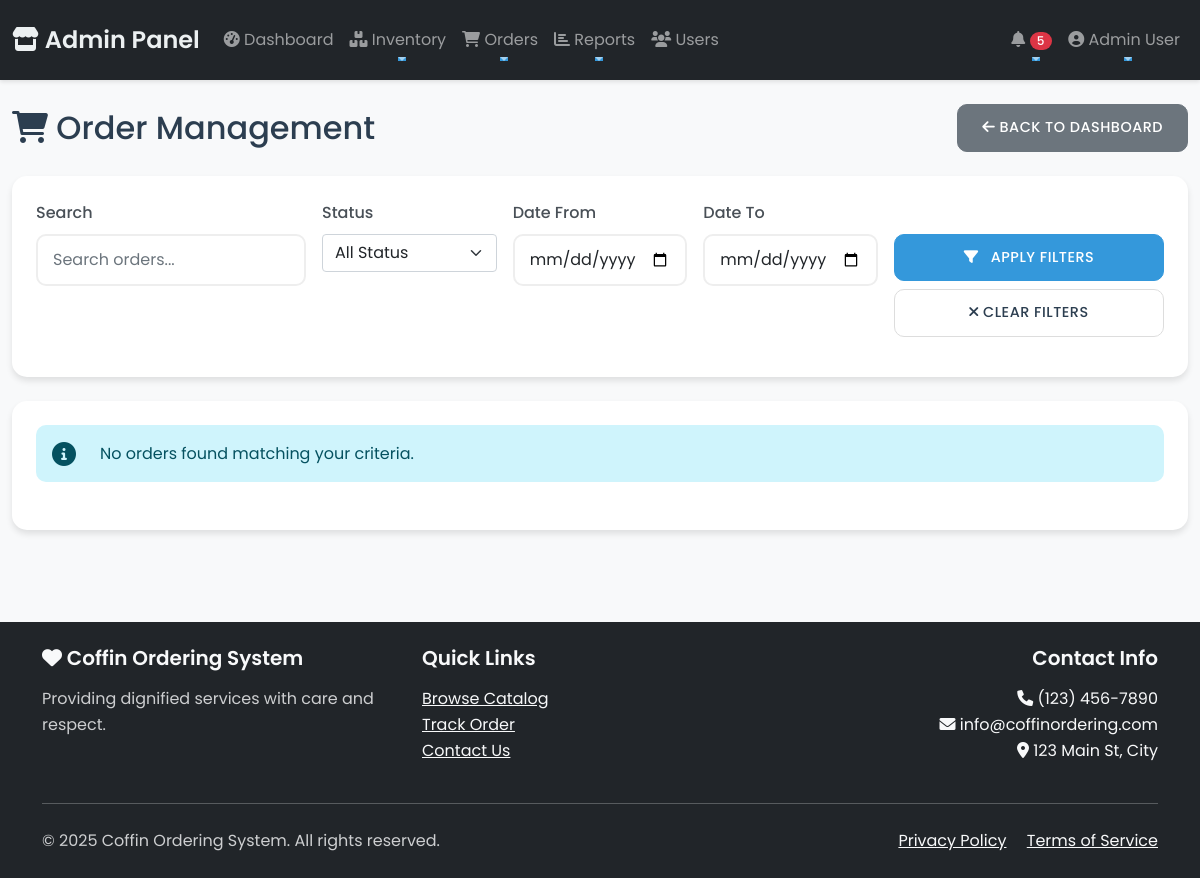
Page /public/admin/manage_orders.php (signed in) on the earlier database version.
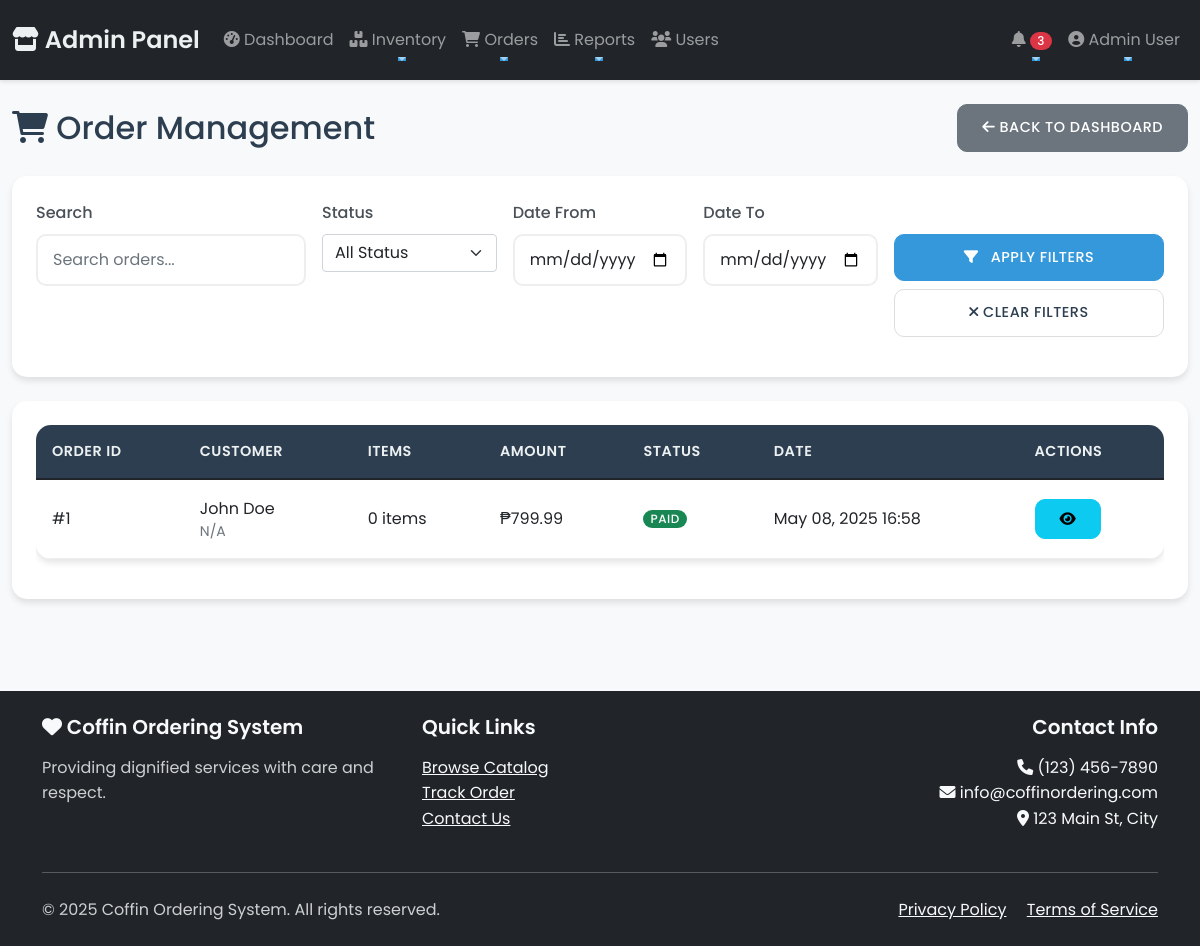
Same page on the later database version.
### tables this page shows
CREATE TABLE `orders` (
  `id` int(11) NOT NULL,
  `user_id` int(11) NOT NULL,
  `coffin_id` int(11) NOT NULL,
  `order_number` varchar(20) NOT NULL,
  `quantity` int(11) NOT NULL DEFAULT 1,
  `total_amount` decimal(10,2) NOT NULL,
  `status` enum('pending','processing','delivered','cancelled') DEFAULT 'pending',
  `is_paid` tinyint(1) DEFAULT 0,
  `delivery_date` date NOT NULL,
  `notes` text DEFAULT NULL,
  `created_at` timestamp NOT NULL DEFAULT current_timestamp(),
  `updated_at` timestamp NOT NULL DEFAULT current_timestamp() ON UPDATE current_timestamp(),
  `payment_status` enum('pending','paid','cancelled') NOT NULL DEFAULT 'pending'
);

### public/admin/manage_orders.php (the view, shortened to what the changed rows need)
<?php
require_once '../../config/db.php';
echo '<link rel="stylesheet" href="https://cdn.jsdelivr.net/npm/sweetalert2@11.7.32/dist/sweetalert2.min.css">';
$sql = "SELECT o.*,
               COALESCE(u.name, 'N/A') as customer_name,
               COALESCE(u.phone, 'N/A') as customer_phone,
               COUNT(oi.id) as item_count
        FROM orders o
        JOIN users u ON o.user_id = u.id
        LEFT JOIN order_items oi ON o.id = oi.order_id
        WHERE 1=1";
$params = [];
$sql .= " GROUP BY o.id ORDER BY o.created_at DESC";
$stmt = $pdo->prepare($sql);
$stmt->execute($params);
$orders = $stmt->fetchAll();
include 'includes/admin_nav.php';
?>
<div class="container-fluid py-4">
    <div class="row mb-4">
        <div class="col-12">
            <div class="d-flex justify-content-between align-items-center">
                <h2 class="mb-0">
                    <i class="fas fa-shopping-cart"></i> Order Management
                </h2>
            </div>
        </div>
    </div>
    <div class="card">
        <div class="card-body">
            <?php if (empty($orders)): ?>
                <div class="alert alert-info">
                    <i class="fas fa-info-circle"></i> No orders found matching your criteria.
                </div>
            <?php else: ?>
                <div class="table-responsive">
                    <table class="table table-hover">
                        <thead>
                            <tr>
                                <th>Order ID</th>
                                <th>Customer</th>
                                <th>Items</th>
                                <th>Amount</th>
                                <th>Status</th>
                                <th>Date</th>
                                <th>Actions</th>
                            </tr>
                        </thead>
                        <tbody>
                            <?php foreach ($orders as $order): ?>
                                <tr>
                                    <td>#<?= $order['id'] ?></td>
                                    <td>
                                        <?= htmlspecialchars($order['customer_name'] ?? 'N/A') ?><br>
                                        <small class="text-muted"><?= htmlspecialchars($order['customer_phone'] ?? 'N/A') ?></small>
                                    </td>
                                    <td><?= number_format($order['item_count']) ?> items</td>
                                    <td>₱<?= number_format($order['total_amount'], 2) ?></td>
                                    <td>
                                        <span class="badge bg-<?= $order['payment_status'] === 'paid' ? 'success' :
                                            ($order['payment_status'] === 'cancelled' ? 'danger' : 'warning') ?>">
                                            <?= ucfirst($order['payment_status']) ?>
                                        </span>
                                    </td>
                                    <td><?= date('M d, Y H:i', strtotime($order['created_at'])) ?></td>
                                    <td>
                                        <div class="btn-group">
                                            <button type="button"
                                                    class="btn btn-sm btn-info"
                                                    onclick="viewOrderDetails(<?= $order['id'] ?>)"
                                                    title="View Details">
                                                <i class="fas fa-eye"></i>
                                            </button>
                                        </div>
                                    </td>
                                </tr>
                            <?php endforeach; ?>
                        </tbody>
                    </table>
                </div>
            <?php endif; ?>
        </div>
    </div>
</div>
<?php include '../../includes/footer.php'; ?>

### public/admin/includes/admin_nav.php (shortened to what the changed rows need)
<?php
$low_stock_count = 0;
$pending_orders_count = 0;
try {
    $stmt = $pdo->prepare("
        SELECT COUNT(*)
        FROM coffins
        WHERE stock_quantity <= low_stock_threshold
    ");
    $stmt->execute();
    $low_stock_count = $stmt->fetchColumn();
    $stmt = $pdo->prepare("
        SELECT COUNT(*)
        FROM orders
        WHERE payment_status = 'pending'
    ");
    $stmt->execute();
    $pending_orders_count = $stmt->fetchColumn();
} catch (PDOException $e) {
    error_log("Navigation error: " . $e->getMessage());
}
?>
<!DOCTYPE html>
<html lang="en">
<head>
    <link href="https://cdn.jsdelivr.net/npm/bootstrap@5.1.3/dist/css/bootstrap.min.css" rel="stylesheet">
    <link href="https://cdnjs.cloudflare.com/ajax/libs/font-awesome/6.0.0/css/all.min.css" rel="stylesheet">
    <link href="/collado/public/css/style.css" rel="stylesheet">
</head>
<nav class="navbar navbar-expand-lg navbar-dark bg-dark">
    <div class="container-fluid">
        <div class="collapse navbar-collapse" id="adminNavbar">
            <ul class="navbar-nav">
                <li class="nav-item dropdown">
                    <a class="nav-link dropdown-toggle" href="#" data-bs-toggle="dropdown">
                        <i class="fas fa-bell"></i>
                        <?php if ($low_stock_count > 0 || $pending_orders_count > 0): ?>
                            <span class="badge bg-danger"><?= $low_stock_count + $pending_orders_count ?></span>
                        <?php endif; ?>
                    </a>
                </li>
            </ul>
        </div>
    </div>
</nav>

Differences in the rows shown:
added orders: id "1", customer_name "John Doe", customer_phone "N/A", item_count "0", total_amount "799.99", payment_status "PAID", created_at "May 08, 2025 16:58"
Other differences:
$low_stock_count + $pending_orders_count: "5" → "3"
text no longer shown: "No orders found matching your criteria."
text now shown: "ORDER ID CUSTOMER ITEMS AMOUNT STATUS DATE ACTIONS"
